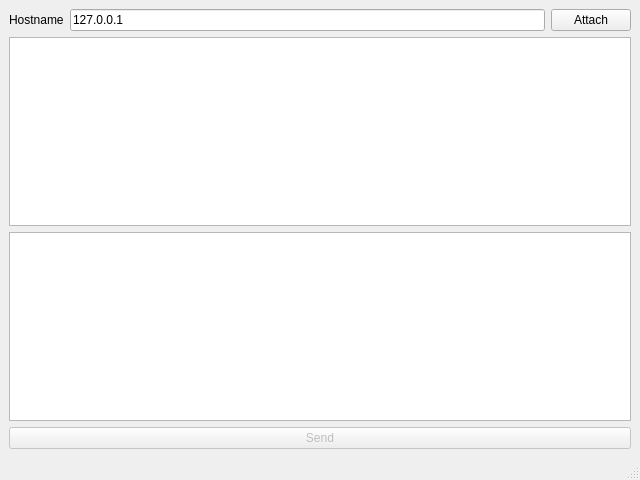
<?xml version="1.0" encoding="UTF-8"?>
<ui version="4.0">
 <class>MainWindow</class>
 <widget class="QMainWindow" name="MainWindow">
  <property name="geometry">
   <rect>
    <x>0</x>
    <y>0</y>
    <width>640</width>
    <height>480</height>
   </rect>
  </property>
  <property name="windowTitle">
   <string>MainWindow</string>
  </property>
  <property name="unifiedTitleAndToolBarOnMac">
   <bool>true</bool>
  </property>
  <widget class="QWidget" name="centralwidget">
   <layout class="QGridLayout" name="gridLayout">
    <item row="0" column="0">
     <layout class="QHBoxLayout" name="horizontalLayout_2">
      <item>
       <widget class="QLabel" name="label_2">
        <property name="text">
         <string>Hostname</string>
        </property>
       </widget>
      </item>
      <item>
       <widget class="QLineEdit" name="hostEdit">
        <property name="text">
         <string>127.0.0.1</string>
        </property>
       </widget>
      </item>
      <item>
       <widget class="QPushButton" name="attachButton">
        <property name="text">
         <string>Attach</string>
        </property>
       </widget>
      </item>
     </layout>
    </item>
    <item row="1" column="0">
     <widget class="QPlainTextEdit" name="scriptEdit"/>
    </item>
    <item row="2" column="0">
     <widget class="QPlainTextEdit" name="outputEdit">
      <property name="readOnly">
       <bool>true</bool>
      </property>
     </widget>
    </item>
    <item row="3" column="0">
     <widget class="QPushButton" name="sendButton">
      <property name="enabled">
       <bool>false</bool>
      </property>
      <property name="text">
       <string>Send</string>
      </property>
     </widget>
    </item>
   </layout>
  </widget>
  <widget class="QMenuBar" name="menubar">
   <property name="geometry">
    <rect>
     <x>0</x>
     <y>0</y>
     <width>640</width>
     <height>22</height>
    </rect>
   </property>
  </widget>
  <widget class="QStatusBar" name="statusbar"/>
 </widget>
 <resources/>
 <connections/>
</ui>
